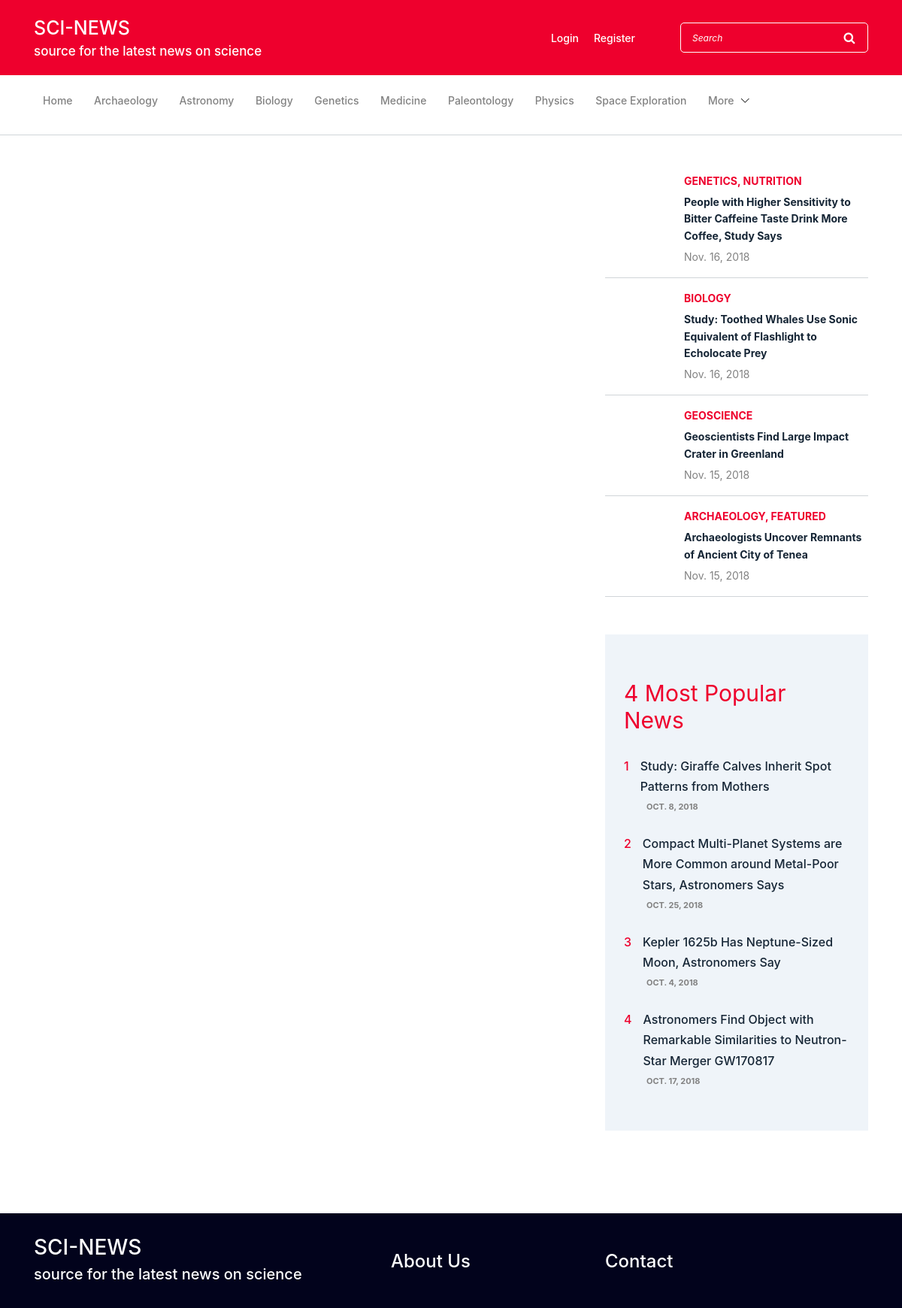
The app's page /search/ with its own data.
### newspaper/models.py (models this page shows, shortened)
class Category(models.Model):
    name = models.CharField(max_length=255)
    slug = models.CharField(max_length=255, unique=True)
    description = models.TextField(null=True, blank=True)
    class Meta:
        verbose_name_plural = 'Categories'
        ordering = ['name']
    def __str__(self):
        return self.name

class News(models.Model):
    title = models.CharField(max_length=255)
    slug = models.CharField(max_length=255, unique=True)
    text = models.TextField()
    published_at = models.DateField()
    author = models.CharField(max_length=255)
    category = models.ManyToManyField('newspaper.Category')
    tags = models.ManyToManyField('newspaper.Tag')
    views = models.PositiveIntegerField(default=0)
    rating = models.IntegerField(default=0)
    news_source = models.URLField(null=True, blank=True)
    class Meta:
        verbose_name_plural = 'News'
        ordering = ['-published_at']

### newspaper/views.py (the view)
# urls.py: path('search/', SearchView.as_view(), name='search'),
class SearchView(ListView):
    template_name = 'categories-post.html'
    paginate_by = 7
    def get_queryset(self):
        search_text = self.request.GET.get('search')
        if search_text:
            return News.objects.filter(title__contains=search_text)
        else:
            return News.objects.none()
    def get_context_data(self, **kwargs):
        context = super().get_context_data()
        search_text = self.request.GET.get('search')
        context['search_text'] = search_text
        return context

### newspaper/context-processors.py (called while the page is built)
def filter_categories(request):
    categories = Category.objects.all()
    slugs_of_main_category = ['astronomy', 'space-exploration', 'archaeology', 'paleontology', 'biology', 'physics',
                              'medicine', 'genetics', 'geology']
    main_category = categories.filter(slug__in=slugs_of_main_category)
    context = {
        'categories': categories,
        'main_categories': main_category
    }
    return context

def filter_news(request):
    news = News.objects.all().prefetch_related('category')
    latest_news = news[:4]
    top_news = news.order_by('-views')[:4]
    context = {
        'latest_news': latest_news,
        'top_news': top_news
    }
    return context

### newspaper/templates/categories-post.html (shortened to what this page needs)
{% extends 'base.html' %}
{% load static %}
{% block content %}
    <div class="blog-area section-padding-0-80 mt-30">
    <br>
        <div class="container">
            <div class="row">
                <div class="col-12 col-lg-8">
                </div>
                <div class="col-12 col-lg-4">
                    <div class="blog-sidebar-area">
                        {% include 'latest_news.html' %}
                        <div style="margin-top: 50px">
                            {% include 'popular_news.html' %}
                        </div>
                    </div>
                </div>
            </div>
        </div>
    </div>
{% endblock content %}

### newspaper/templates/header.html (shortened to what this page needs)
<header class="header-area">
        <div class="top-header-area">
            <div class="container">
                <div class="row">
                    <div class="col-12">
                        <div class="top-header-content d-flex align-items-center justify-content-between">
                            <div class="logo">
                                <a href={% url 'newspaper:index'%}>
                                    <span style="color: white; font-size: 25px"> SCI-NEWS </span>
                                    <br>
                                    <span style="color: white; font-size: 17px"> source for the latest news on science</span>
                            </div>
                            <div class="login-search-area d-flex align-items-center">
                                <div class="login d-flex">
                                    <a href="#">Login</a>
                                    <a href="#">Register</a>
                                </div>
                                <div class="search-form">
                                    <form action="{% url 'newspaper:search' %}" method="get">
                                        <input type="search" name="search" class="form-control" placeholder="Search">
                                        <button type="submit"><i class="fa fa-search" aria-hidden="true"></i></button>
                                    </form>
                                </div>
                            </div>
                        </div>
                    </div>
                </div>
            </div>
        </div>
        <div class="newspaper-main-menu" id="stickyMenu">
            <div class="classy-nav-container breakpoint-off">
                <div class="container">
                    <nav class="classy-navbar justify-content-between" id="newspaperNav">
                        <div class="classy-menu">
                            <div class="classynav">
                                <ul>
                                    <li><a href={% url 'newspaper:index'%}> Home </a></li>
                                    {% for category in main_categories %}
                                        <li><a href="{% url 'newspaper:categories-post' category.slug %}"> {{ category.name }} </a></li>
                                    {% endfor %}
                                    <li><a href="#"> More </a>
                                    </li>
                                </ul>
                            </div>
                        </div>
                    </nav>
                </div>
            </div>
        </div>
    </header>

### newspaper/templates/latest_news.html (shortened to what this page needs)
{% load static %}
{% for news_one in latest_news %}
    <div class="single-blog-post small-featured-post d-flex">
        <div class="post-thumb" style="display: flex; align-items: center;">
        </div>
        <div class="post-data">
            <span class="post-catagory">
                {% for category in news_one.category.all %}
                    {% if category == news_one.category.last %}
                        {{ category }}
                    {% else %}
                        {{ category }},
                    {% endif %}
                {% endfor %}
            </span>
            <div class="post-meta">
                <a href="{% url "newspaper:single-post" news_one.slug %}" class="post-title">
                    <h6> {{ news_one.title }} </h6>
                </a>
                <p class="post-date"><span>{{ news_one.published_at}}</span></p>
            </div>
        </div>
    </div>
{% endfor %}

### newspaper/templates/popular_news.html
<div class="popular-news-widget mb-30">
    <h3>4 Most Popular News</h3>
    {% for single_news in top_news %}
        <div class="single-popular-post">
            <a href="{% url 'newspaper:single-post' single_news.slug %}">
                <h6><span>{{ forloop.counter }}</span> {{ single_news.title }}</h6>
            </a>
            <p>{{ single_news.published_at }}</p>
        </div>
    {% endfor %}
</div>

### static/css/custom.css (style rules this page uses)
a { text-decoration: none !important; }

### records on screen
Category: name "Archaeology", name "ARCHAEOLOGY"
Category: name "Astronomy"
Category: name "Biology", name "BIOLOGY"
Category: name "Genetics", name "GENETICS"
Category: name "Medicine"
Category: name "Paleontology"
Category: name "Physics"
Category: name "Space Exploration"
News: title "People with Higher Sensitivity to Bitter Caffeine Taste Drink More Coffee, Study Says", published_at "Nov. 16, 2018"
Category: name "NUTRITION"
News: title "Study: Toothed Whales Use Sonic Equivalent of Flashlight to Echolocate Prey", published_at "Nov. 16, 2018"
News: title "Geoscientists Find Large Impact Crater in Greenland", published_at "Nov. 15, 2018"
Category: name "GEOSCIENCE"
News: title "Archaeologists Uncover Remnants of Ancient City of Tenea", published_at "Nov. 15, 2018"
Category: name "FEATURED"
News: title "Study: Giraffe Calves Inherit Spot Patterns from Mothers", published_at "OCT. 8, 2018"
News: title "Compact Multi-Planet Systems are More Common around Metal-Poor Stars, Astronomers Says", published_at "OCT. 25, 2018"
News: title "Kepler 1625b Has Neptune-Sized Moon, Astronomers Say", published_at "OCT. 4, 2018"
News: title "Astronomers Find Object with Remarkable Similarities to Neutron-Star Merger GW170817", published_at "OCT. 17, 2018"
